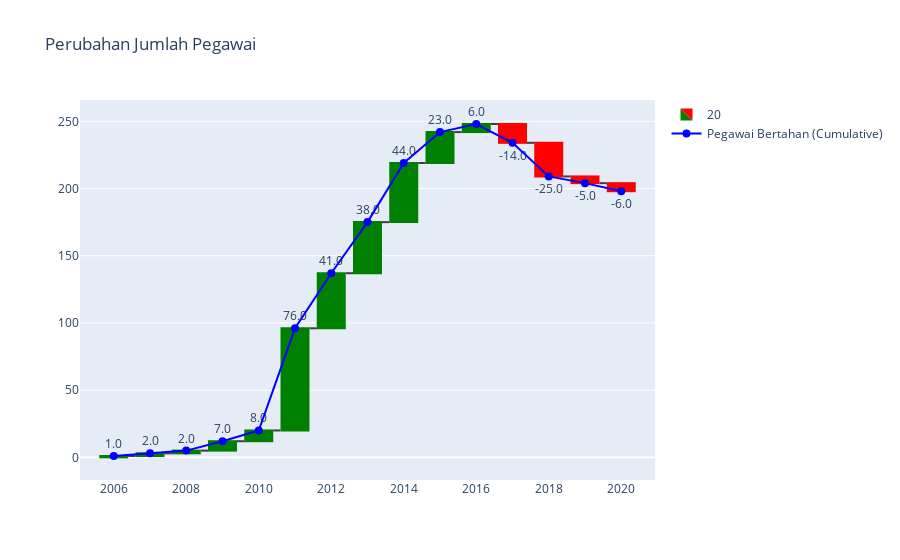

The notebook cell saved with this chart:
### Code cell
import plotly.graph_objects as go

dfg = annual_hr_agg

dfg['Net'] = dfg['JumlahPegawaiHire'] - dfg['JumlahPegawaiResign']
dfg['PegawaiBertahanCumulative'] = dfg['PegawaiBertahan'].cumsum()

measures = ['relative' if net >= 0 else 'relative' for net in dfg['Net']]

fig = go.Figure(go.Waterfall(
    name="20", orientation="v",
    measure=measures,
    x=dfg['TahunHiring'].to_list(),
    textposition="outside",
    text=dfg['Net'].to_list(),
    y=dfg['Net'].to_list(),
    decreasing={"marker": {"color": "Red"}},
    increasing={"marker": {"color": "Green"}},
    connector={"line": {"color": "rgb(63, 63, 63)"}},
))

# Add the cumulative PegawaiBertahan data to the chart
fig.add_trace(go.Scatter(
    x=dfg['TahunHiring'].to_list(),
    y=dfg['PegawaiBertahanCumulative'].to_list(),
    mode='lines+markers',
    name='Pegawai Bertahan (Cumulative)',
    line=dict(color='blue', width=2),
    marker=dict(color='blue', size=8),
))

fig.update_layout(title="Perubahan Jumlah Pegawai", showlegend=True)

fig.show()

### Figure 1 — Plotly figure (JSON) as saved in the notebook; plotly's stock layout.template omitted (floating-point values rounded to 4 significant figures)
{"data": [{"connector": {"line": {"color": "rgb(63, 63, 63)"}}, "decreasing": {"marker": {"color": "Red"}}, "increasing": {"marker": {"color": "Green"}}, "measure": ["relative", "relative", "relative", "relative", "relative", "relative", "relative", "relative", "relative", "relative", "relative", "relative", "relative", "relative", "relative"], "name": "20", "orientation": "v", "text": ["1.0", "2.0", "2.0", "7.0", "8.0", "76.0", "41.0", "38.0", "44.0", "23.0", "6.0", "-14.0", "-25.0", "-5.0", "-6.0"], "textposition": "outside", "type": "waterfall", "x": [2006, 2007, 2008, 2009, 2010, 2011, 2012, 2013, 2014, 2015, 2016, 2017, 2018, 2019, 2020], "y": [1, 2, 2, 7, 8, 76, 41, 38, 44, 23, 6, -14, -25, -5, -6]}, {"line": {"color": "blue", "width": 2}, "marker": {"color": "blue", "size": 8}, "mode": "lines+markers", "name": "Pegawai Bertahan (Cumulative)", "type": "scatter", "x": [2006, 2007, 2008, 2009, 2010, 2011, 2012, 2013, 2014, 2015, 2016, 2017, 2018, 2019, 2020], "y": [1, 3, 5, 12, 20, 96, 137, 175, 219, 242, 248, 234, 209, 204, 198]}], "layout": {"showlegend": true, "title": {"text": "Perubahan Jumlah Pegawai"}}}
